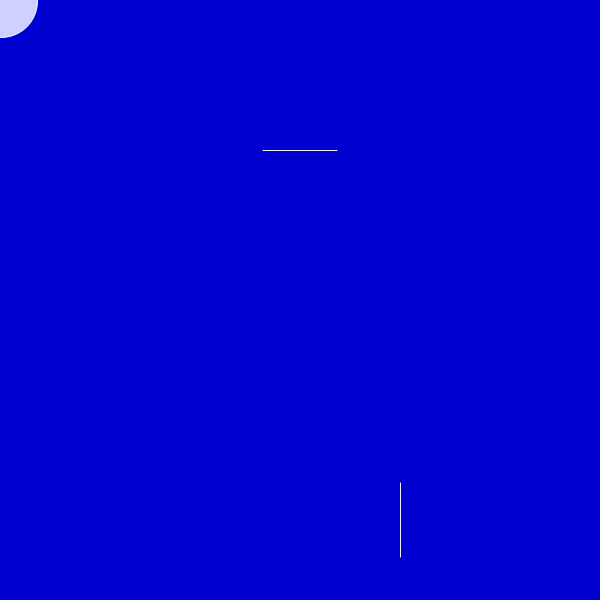
Frame 1 (no input)
Frame 60 (the mouse pressed at the canvas centre just before this capture): identical to frame 1, image omitted
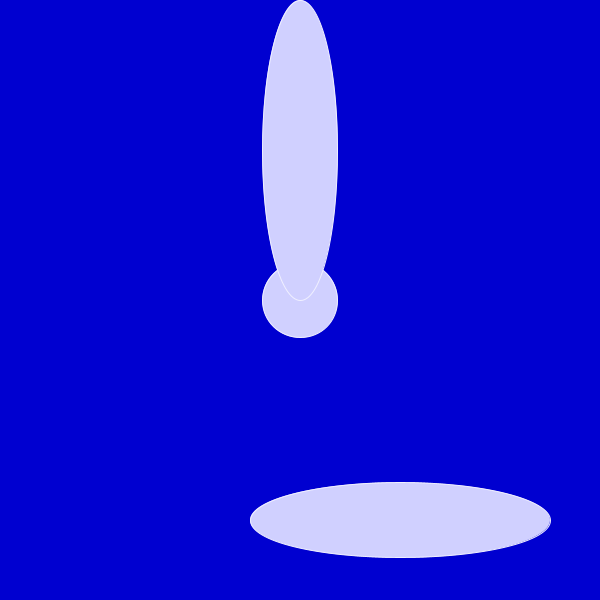
Frame 120 (the mouse held since frame 60 and released just before this capture)

The Processing sketch that drew these frames (run headless with seeded random() and noise(); from frame 60 on, the mouse is pressed at the canvas centre):

// Processing sketch: f18magdlab03_McMahan
// ── f18magdlab03_McMahan.pde
void setup(){
  size(600,600);
  frameRate(30);
}

float h = 75.5;
float w = 75.5;
int max = max(1,600);
int min = min(0,599);

//bubbles
void draw() {
  background(#0000D0);
  fill(#D0D0FF);
  stroke(#F0F0FF);
 ellipse(mouseX,mouseY,h,w);
 ellipse(height/2,width*.25,h,mouseY);
 ellipse(height-200,width+-80,mouseX,w);
 
//print
println("Bubble Distance: " + dist(mouseX,mouseY,height,width));
println("Highest Bubble Position: " + max);
println("Lowest Bubble Position: " + min);
}
